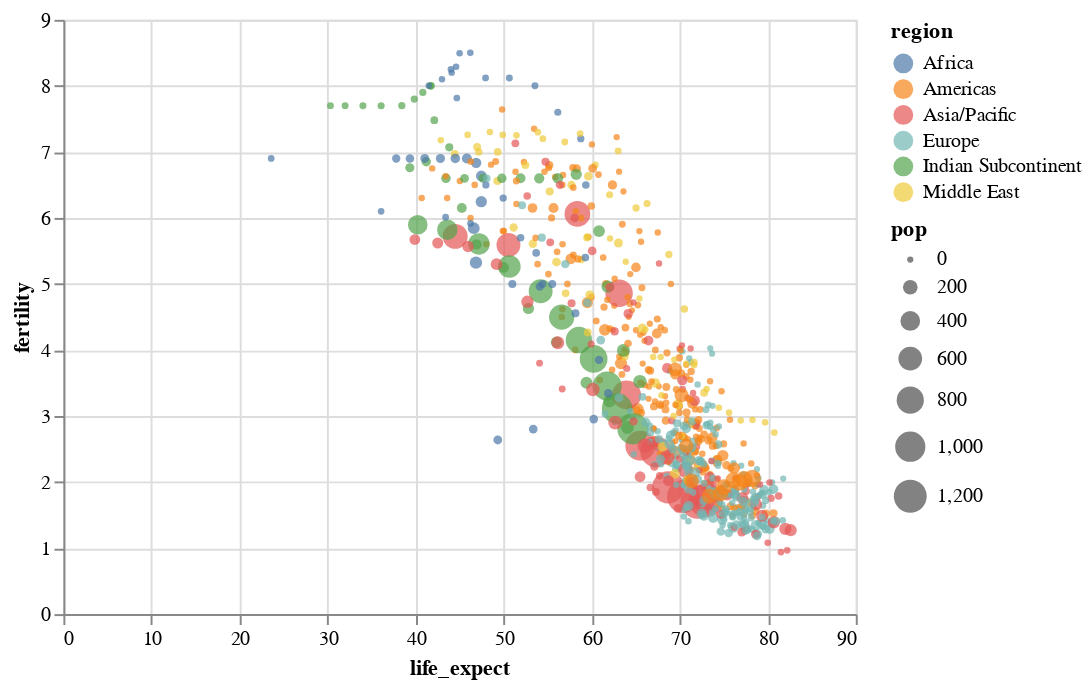

Notebook code cell kept with this figure:
### Code cell
chart = alt.Chart(
    df
).mark_circle(
).encode(
    x='life_expect',
    y='fertility',
    color='region:N',
    size=alt.Size('pop', scale=alt.Scale(range=[10, 300])),
    tooltip=['country', 'region', 'pop', 'fertility', 'life_expect', 'year']  # add a tooltip
)

chart.display()

### Figure 1 — Vega-Lite specification as saved in the notebook (floating-point values rounded to 4 significant figures; data arrays with more than 128 entries replaced by an {"elided": "..."} marker saying what was removed)
{"$schema": "https://vega.github.io/schema/vega-lite/v3.4.0.json", "config": {"mark": {"tooltip": null}, "view": {"height": 300, "width": 400}}, "data": {"name": "data-0daee3fd6be6fcabe993c518fbcc58b6"}, "datasets": {"data-0daee3fd6be6fcabe993c518fbcc58b6": {"elided": "693 records"}}, "encoding": {"color": {"field": "region", "type": "nominal"}, "size": {"field": "pop", "scale": {"range": [10, 300]}, "type": "quantitative"}, "tooltip": [{"field": "country", "type": "nominal"}, {"field": "region", "type": "nominal"}, {"field": "pop", "type": "quantitative"}, {"field": "fertility", "type": "quantitative"}, {"field": "life_expect", "type": "quantitative"}, {"field": "year", "type": "quantitative"}], "x": {"field": "life_expect", "type": "quantitative"}, "y": {"field": "fertility", "type": "quantitative"}}, "mark": "circle"}
